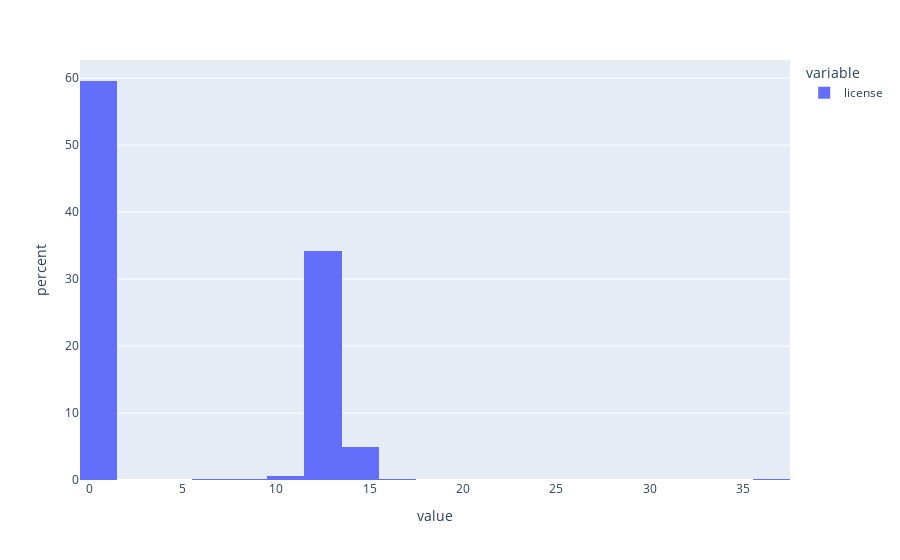

The code cell stored with this chart in its notebook:
### Markdown cell above
What is a proper length for license number ?

### Code cell
px.histogram(
    df.license.str.len(),
    histnorm='percent',
)

### Figure 1 — Plotly figure (JSON) as saved in the notebook; plotly's stock layout.template omitted (floating-point values rounded to 4 significant figures; data arrays with more than 128 entries replaced by an {"elided": "..."} marker saying what was removed)
{"data": [{"alignmentgroup": "True", "bingroup": "x", "histnorm": "percent", "hovertemplate": "variable=license<br>value=%{x}<br>percent=%{y}<extra></extra>", "legendgroup": "license", "marker": {"color": "#636efa", "pattern": {"shape": ""}}, "name": "license", "offsetgroup": "license", "orientation": "v", "showlegend": true, "type": "histogram", "x": {"elided": "606 int values"}, "xaxis": "x", "yaxis": "y"}], "layout": {"barmode": "relative", "legend": {"title": {"text": "variable"}, "tracegroupgap": 0}, "margin": {"t": 60}, "xaxis": {"anchor": "y", "domain": [0, 1], "title": {"text": "value"}}, "yaxis": {"anchor": "x", "domain": [0, 1], "title": {"text": "percent"}}}}
